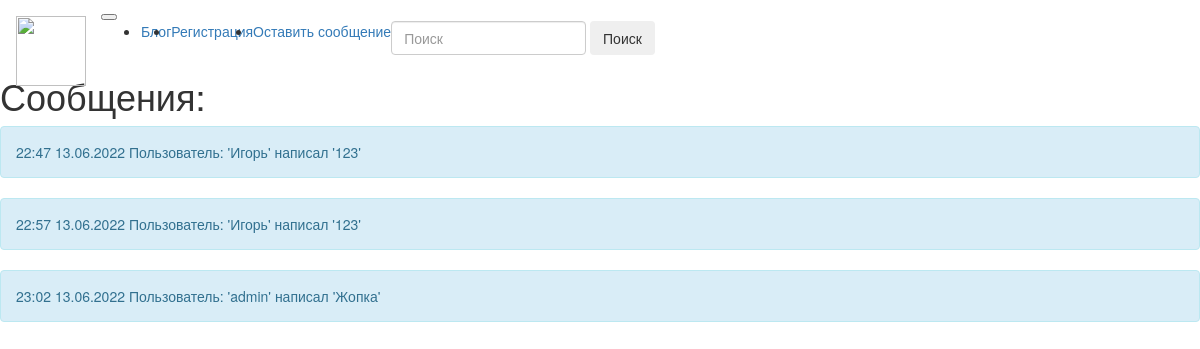
Before: / with the older database file.
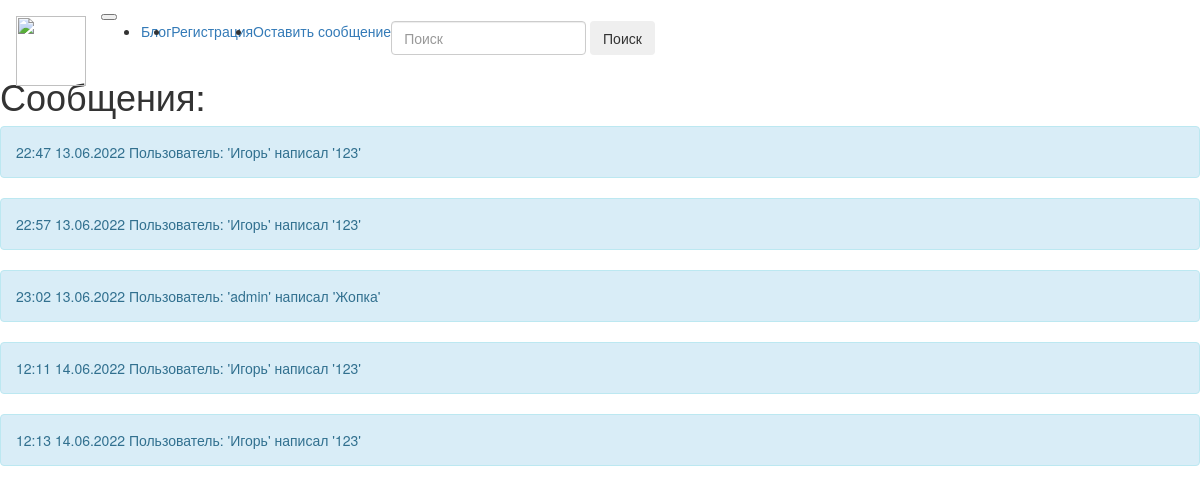
After: the same page with the newer database file.
### tables this page shows
CREATE TABLE posts (message varchar(255), date varchar(30),user_id INTEGER, FOREIGN KEY (user_id) REFERENCES users(id) );

CREATE TABLE users (id INTEGER PRIMARY KEY, name varchar(20) UNIQUE ,password varchar(255));

### app.py (the view)
@app.route('/')
def index():
    try:
        with sqlite3.connect("database.db") as con:
                cur = con.cursor()
                cur.execute(f"select name, date, message from posts JOIN users ON posts.user_id == users.id")
                all_posts = cur.fetchall()
    except Exception as e:
            con.rollback()
            all_posts = f"Произошла ошибка запроса сообщений, {e}"
    finally:
        return render_template('index.html',all_posts=all_posts)
        con.close()

### templates/index.html
{% extends 'schema.html' %}
{% block content %}
<h1>Сообщения:</h1>
{% for post in all_posts %}
<div class="alert alert-info" role="alert">
    {{post[1]}} Пользователь: '{{post[0]}}' написал '{{post[2]}}'
  </div>
{% endfor %}
{% endblock %}

### templates/schema.html (shortened to what this page needs)
{% extends 'bootstrap/base.html' %}
{% block navbar %}
{% include '_navbar.html' %}
{% endblock %}

### templates/_navbar.html (shortened to what this page needs)
<nav class="navbar navbar-expand-lg navbar-light bg-light">
    <a class="navbar-brand" href="/"><img src={{ url_for('static',filename='logo.jpg') }} height="70" width="70"></a>
    <button class="navbar-toggler" type="button" data-toggle="collapse" data-target="#navbarSupportedContent" aria-controls="navbarSupportedContent" aria-expanded="false" aria-label="Toggle navigation">
    </button>
    <div class="collapse navbar-collapse" id="navbarSupportedContent">
      <ul class="navbar-nav mr-auto">
        <li class="nav-item active">
          <a class="nav-link" href="/">Блог <span class="sr-only">(current)</span></a>
        </li>
        <li class="nav-item">
          <a class="nav-link" href="/register">Регистрация</a>
        </li>
        <li class="nav-item">
          <a class="nav-link" href="/message">Оставить сообщение</a>
        </li>
      </ul>
      <form class="form-inline my-2 my-lg-0">
        <input class="form-control mr-sm-2" type="search" placeholder="Поиск" aria-label="Search">
        <button class="btn btn-outline-success my-2 my-sm-0" type="submit">Поиск</button>
      </form>
    </div>
  </nav>

Changed rows visible on the page:
added posts: date "12:11 14.06.2022", name "Игорь", message "123"
added posts: date "12:13 14.06.2022", name "Игорь", message "123"
